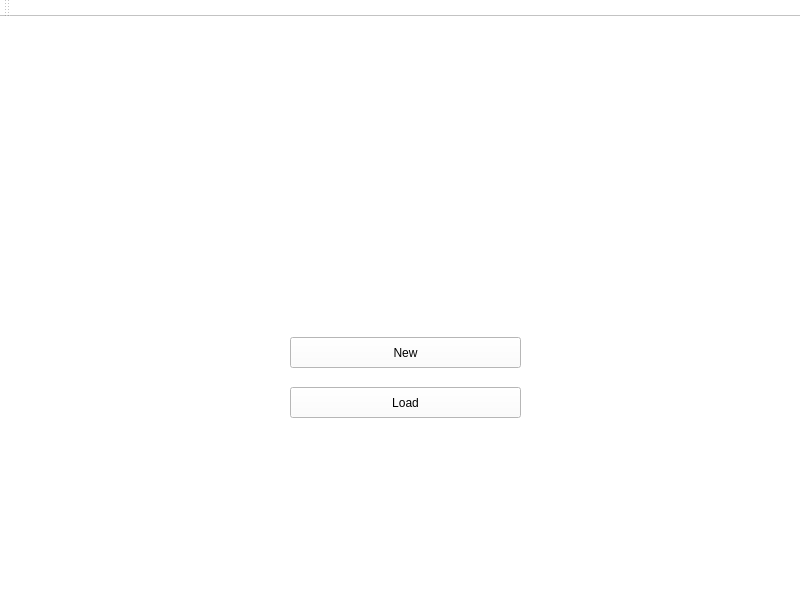
<?xml version="1.0" encoding="UTF-8"?>
<ui version="4.0">
 <class>MainWindow</class>
 <widget class="QMainWindow" name="MainWindow">
  <property name="geometry">
   <rect>
    <x>0</x>
    <y>0</y>
    <width>800</width>
    <height>600</height>
   </rect>
  </property>
  <property name="windowTitle">
   <string>MainWindow</string>
  </property>
  <property name="styleSheet">
   <string notr="true">background-color: rgb(255, 255, 255);</string>
  </property>
  <widget class="QWidget" name="centralwidget">
   <widget class="QLabel" name="FrontImage">
    <property name="geometry">
     <rect>
      <x>290</x>
      <y>70</y>
      <width>225</width>
      <height>225</height>
     </rect>
    </property>
    <property name="text">
     <string>&lt;html&gt;&lt;head/&gt;&lt;body&gt;&lt;p&gt;&lt;img src=&quot;:/berkeleylogo1.png&quot;/&gt;&lt;/p&gt;&lt;/body&gt;&lt;/html&gt;</string>
    </property>
   </widget>
   <widget class="QPushButton" name="New">
    <property name="geometry">
     <rect>
      <x>290</x>
      <y>320</y>
      <width>231</width>
      <height>31</height>
     </rect>
    </property>
    <property name="text">
     <string>New</string>
    </property>
   </widget>
   <widget class="QPushButton" name="Load">
    <property name="geometry">
     <rect>
      <x>290</x>
      <y>370</y>
      <width>231</width>
      <height>31</height>
     </rect>
    </property>
    <property name="text">
     <string>Load</string>
    </property>
   </widget>
  </widget>
  <widget class="QMenuBar" name="menubar">
   <property name="geometry">
    <rect>
     <x>0</x>
     <y>0</y>
     <width>800</width>
     <height>25</height>
    </rect>
   </property>
  </widget>
  <widget class="QStatusBar" name="statusbar"/>
  <widget class="QToolBar" name="toolBar">
   <property name="windowTitle">
    <string>toolBar</string>
   </property>
   <attribute name="toolBarArea">
    <enum>TopToolBarArea</enum>
   </attribute>
   <attribute name="toolBarBreak">
    <bool>false</bool>
   </attribute>
  </widget>
 </widget>
 <resources>
  <include location="resource.qrc"/>
 </resources>
 <connections/>
</ui>
